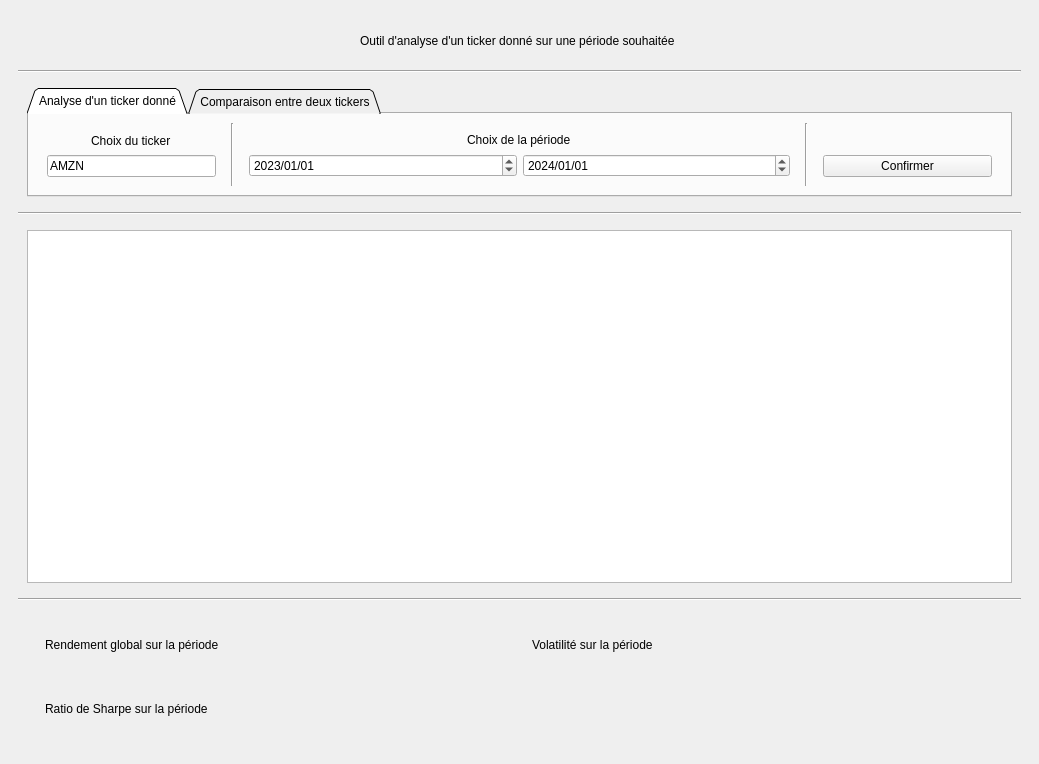
<?xml version="1.0" encoding="UTF-8"?>
<ui version="4.0">
 <class>MainWindow</class>
 <widget class="QMainWindow" name="MainWindow">
  <property name="geometry">
   <rect>
    <x>0</x>
    <y>0</y>
    <width>1039</width>
    <height>764</height>
   </rect>
  </property>
  <property name="windowTitle">
   <string>MainWindow</string>
  </property>
  <widget class="QWidget" name="centralwidget">
   <layout class="QHBoxLayout" name="horizontalLayout">
    <item>
     <widget class="QWidget" name="widget" native="true">
      <layout class="QVBoxLayout" name="verticalLayout">
       <item>
        <widget class="QWidget" name="en_tete" native="true">
         <property name="sizePolicy">
          <sizepolicy hsizetype="Preferred" vsizetype="Preferred">
           <horstretch>0</horstretch>
           <verstretch>1</verstretch>
          </sizepolicy>
         </property>
         <layout class="QHBoxLayout" name="horizontalLayout_2">
          <item alignment="Qt::AlignHCenter">
           <widget class="QLabel" name="label_en_tete">
            <property name="text">
             <string>Outil d'analyse d'un ticker donné sur une période souhaitée </string>
            </property>
           </widget>
          </item>
         </layout>
        </widget>
       </item>
       <item>
        <widget class="Line" name="line_2">
         <property name="orientation">
          <enum>Qt::Horizontal</enum>
         </property>
        </widget>
       </item>
       <item>
        <widget class="QWidget" name="widget_4" native="true">
         <property name="sizePolicy">
          <sizepolicy hsizetype="Preferred" vsizetype="Preferred">
           <horstretch>0</horstretch>
           <verstretch>1</verstretch>
          </sizepolicy>
         </property>
         <layout class="QHBoxLayout" name="horizontalLayout_3">
          <item>
           <widget class="QTabWidget" name="onglets">
            <property name="tabShape">
             <enum>QTabWidget::Triangular</enum>
            </property>
            <property name="currentIndex">
             <number>0</number>
            </property>
            <widget class="QWidget" name="choix_period">
             <attribute name="title">
              <string>Analyse d'un ticker donné</string>
             </attribute>
             <layout class="QHBoxLayout" name="horizontalLayout_4">
              <item>
               <widget class="QWidget" name="widget_6" native="true">
                <property name="sizePolicy">
                 <sizepolicy hsizetype="Ignored" vsizetype="Preferred">
                  <horstretch>2</horstretch>
                  <verstretch>0</verstretch>
                 </sizepolicy>
                </property>
                <layout class="QVBoxLayout" name="verticalLayout_2">
                 <item alignment="Qt::AlignHCenter">
                  <widget class="QLabel" name="label_ticker">
                   <property name="text">
                    <string>Choix du ticker</string>
                   </property>
                  </widget>
                 </item>
                 <item>
                  <widget class="QLineEdit" name="ticker">
                   <property name="text">
                    <string>AMZN</string>
                   </property>
                  </widget>
                 </item>
                </layout>
               </widget>
              </item>
              <item>
               <widget class="Line" name="line_3">
                <property name="orientation">
                 <enum>Qt::Vertical</enum>
                </property>
               </widget>
              </item>
              <item>
               <widget class="QWidget" name="widget_7" native="true">
                <property name="sizePolicy">
                 <sizepolicy hsizetype="Ignored" vsizetype="Preferred">
                  <horstretch>6</horstretch>
                  <verstretch>0</verstretch>
                 </sizepolicy>
                </property>
                <layout class="QHBoxLayout" name="horizontalLayout_6">
                 <item>
                  <layout class="QVBoxLayout" name="verticalLayout_3">
                   <item alignment="Qt::AlignHCenter">
                    <widget class="QLabel" name="label_date">
                     <property name="text">
                      <string>Choix de la période</string>
                     </property>
                    </widget>
                   </item>
                   <item>
                    <layout class="QHBoxLayout" name="horizontalLayout_5">
                     <item>
                      <widget class="QDateEdit" name="depart">
                       <property name="dateTime">
                        <datetime>
                         <hour>1</hour>
                         <minute>0</minute>
                         <second>0</second>
                         <year>2023</year>
                         <month>1</month>
                         <day>1</day>
                        </datetime>
                       </property>
                       <property name="time">
                        <time>
                         <hour>1</hour>
                         <minute>0</minute>
                         <second>0</second>
                        </time>
                       </property>
                       <property name="displayFormat">
                        <string>yyyy/MM/dd</string>
                       </property>
                       <property name="timeSpec">
                        <enum>Qt::LocalTime</enum>
                       </property>
                      </widget>
                     </item>
                     <item>
                      <widget class="QDateEdit" name="fin">
                       <property name="dateTime">
                        <datetime>
                         <hour>1</hour>
                         <minute>0</minute>
                         <second>0</second>
                         <year>2024</year>
                         <month>1</month>
                         <day>1</day>
                        </datetime>
                       </property>
                       <property name="displayFormat">
                        <string>yyyy/MM/dd</string>
                       </property>
                       <property name="timeSpec">
                        <enum>Qt::LocalTime</enum>
                       </property>
                      </widget>
                     </item>
                    </layout>
                   </item>
                  </layout>
                 </item>
                </layout>
               </widget>
              </item>
              <item>
               <widget class="Line" name="line_4">
                <property name="orientation">
                 <enum>Qt::Vertical</enum>
                </property>
               </widget>
              </item>
              <item alignment="Qt::AlignBottom">
               <widget class="QWidget" name="widget_8" native="true">
                <property name="sizePolicy">
                 <sizepolicy hsizetype="Ignored" vsizetype="Preferred">
                  <horstretch>2</horstretch>
                  <verstretch>0</verstretch>
                 </sizepolicy>
                </property>
                <layout class="QVBoxLayout" name="verticalLayout_5">
                 <item>
                  <widget class="QPushButton" name="bouton_confirm">
                   <property name="text">
                    <string>Confirmer</string>
                   </property>
                  </widget>
                 </item>
                </layout>
               </widget>
              </item>
             </layout>
            </widget>
            <widget class="QWidget" name="comparaison">
             <attribute name="title">
              <string>Comparaison entre deux tickers</string>
             </attribute>
             <layout class="QHBoxLayout" name="horizontalLayout_14">
              <item>
               <widget class="QWidget" name="widget_13" native="true">
                <property name="sizePolicy">
                 <sizepolicy hsizetype="Ignored" vsizetype="Preferred">
                  <horstretch>4</horstretch>
                  <verstretch>0</verstretch>
                 </sizepolicy>
                </property>
                <layout class="QHBoxLayout" name="horizontalLayout_16">
                 <item>
                  <layout class="QVBoxLayout" name="verticalLayout_6">
                   <item alignment="Qt::AlignHCenter">
                    <widget class="QLabel" name="label_ticker_comparaison">
                     <property name="text">
                      <string>Choix de l'actif A et B</string>
                     </property>
                    </widget>
                   </item>
                   <item>
                    <layout class="QHBoxLayout" name="horizontalLayout_15">
                     <item>
                      <widget class="QLineEdit" name="actif_a"/>
                     </item>
                     <item>
                      <widget class="QLineEdit" name="actif_b"/>
                     </item>
                    </layout>
                   </item>
                  </layout>
                 </item>
                </layout>
               </widget>
              </item>
              <item>
               <widget class="Line" name="line_6">
                <property name="orientation">
                 <enum>Qt::Vertical</enum>
                </property>
               </widget>
              </item>
              <item>
               <widget class="QWidget" name="widget_14" native="true">
                <property name="sizePolicy">
                 <sizepolicy hsizetype="Ignored" vsizetype="Preferred">
                  <horstretch>6</horstretch>
                  <verstretch>0</verstretch>
                 </sizepolicy>
                </property>
                <layout class="QHBoxLayout" name="horizontalLayout_18">
                 <item>
                  <layout class="QVBoxLayout" name="verticalLayout_7">
                   <item alignment="Qt::AlignHCenter">
                    <widget class="QLabel" name="label_date_comparaison">
                     <property name="text">
                      <string>Choix de la période</string>
                     </property>
                    </widget>
                   </item>
                   <item>
                    <layout class="QHBoxLayout" name="horizontalLayout_17">
                     <item>
                      <widget class="QDateEdit" name="depart_comparaison"/>
                     </item>
                     <item>
                      <widget class="QDateEdit" name="fin_comparaison"/>
                     </item>
                    </layout>
                   </item>
                  </layout>
                 </item>
                </layout>
               </widget>
              </item>
              <item>
               <widget class="Line" name="line_7">
                <property name="orientation">
                 <enum>Qt::Vertical</enum>
                </property>
               </widget>
              </item>
              <item>
               <widget class="QWidget" name="widget_15" native="true">
                <property name="sizePolicy">
                 <sizepolicy hsizetype="Ignored" vsizetype="Preferred">
                  <horstretch>2</horstretch>
                  <verstretch>0</verstretch>
                 </sizepolicy>
                </property>
                <layout class="QHBoxLayout" name="horizontalLayout_19">
                 <item alignment="Qt::AlignBottom">
                  <widget class="QPushButton" name="bouton_confirm_comparaison">
                   <property name="text">
                    <string>Confirmer</string>
                   </property>
                  </widget>
                 </item>
                </layout>
               </widget>
              </item>
             </layout>
            </widget>
           </widget>
          </item>
         </layout>
        </widget>
       </item>
       <item>
        <widget class="Line" name="line">
         <property name="orientation">
          <enum>Qt::Horizontal</enum>
         </property>
        </widget>
       </item>
       <item>
        <widget class="QWidget" name="partie_graph" native="true">
         <property name="sizePolicy">
          <sizepolicy hsizetype="Preferred" vsizetype="Preferred">
           <horstretch>0</horstretch>
           <verstretch>8</verstretch>
          </sizepolicy>
         </property>
         <layout class="QHBoxLayout" name="horizontalLayout_7">
          <item>
           <widget class="QChartView" name="graph"/>
          </item>
         </layout>
        </widget>
       </item>
       <item>
        <widget class="Line" name="line_5">
         <property name="orientation">
          <enum>Qt::Horizontal</enum>
         </property>
        </widget>
       </item>
       <item>
        <widget class="QWidget" name="widget_3" native="true">
         <property name="sizePolicy">
          <sizepolicy hsizetype="Preferred" vsizetype="Preferred">
           <horstretch>0</horstretch>
           <verstretch>3</verstretch>
          </sizepolicy>
         </property>
         <layout class="QVBoxLayout" name="verticalLayout_4">
          <item>
           <widget class="QWidget" name="widget_5" native="true">
            <layout class="QHBoxLayout" name="horizontalLayout_8">
             <item>
              <widget class="QWidget" name="label_rendement" native="true">
               <layout class="QHBoxLayout" name="horizontalLayout_10">
                <item>
                 <widget class="QLabel" name="label">
                  <property name="text">
                   <string>Rendement global sur la période</string>
                  </property>
                 </widget>
                </item>
                <item>
                 <widget class="QLabel" name="rendement">
                  <property name="text">
                   <string/>
                  </property>
                 </widget>
                </item>
               </layout>
              </widget>
             </item>
             <item>
              <widget class="QWidget" name="widget_10" native="true">
               <layout class="QHBoxLayout" name="horizontalLayout_11">
                <item>
                 <widget class="QLabel" name="label_vol">
                  <property name="text">
                   <string>Volatilité sur la période</string>
                  </property>
                 </widget>
                </item>
                <item>
                 <widget class="QLabel" name="vol">
                  <property name="text">
                   <string/>
                  </property>
                 </widget>
                </item>
               </layout>
              </widget>
             </item>
            </layout>
           </widget>
          </item>
          <item>
           <widget class="QWidget" name="widget_2" native="true">
            <layout class="QHBoxLayout" name="horizontalLayout_9">
             <item>
              <widget class="QWidget" name="widget_11" native="true">
               <layout class="QHBoxLayout" name="horizontalLayout_13">
                <item>
                 <widget class="QLabel" name="label_sharpe">
                  <property name="text">
                   <string>Ratio de Sharpe sur la période </string>
                  </property>
                 </widget>
                </item>
                <item>
                 <widget class="QLabel" name="sharpe">
                  <property name="text">
                   <string/>
                  </property>
                 </widget>
                </item>
               </layout>
              </widget>
             </item>
             <item>
              <widget class="QWidget" name="widget_12" native="true">
               <layout class="QHBoxLayout" name="horizontalLayout_12"/>
              </widget>
             </item>
            </layout>
           </widget>
          </item>
         </layout>
        </widget>
       </item>
      </layout>
     </widget>
    </item>
   </layout>
  </widget>
 </widget>
 <customwidgets>
  <customwidget>
   <class>QChartView</class>
   <extends>QGraphicsView</extends>
   <header location="global">qchartview.h</header>
  </customwidget>
 </customwidgets>
 <resources/>
 <connections/>
</ui>
